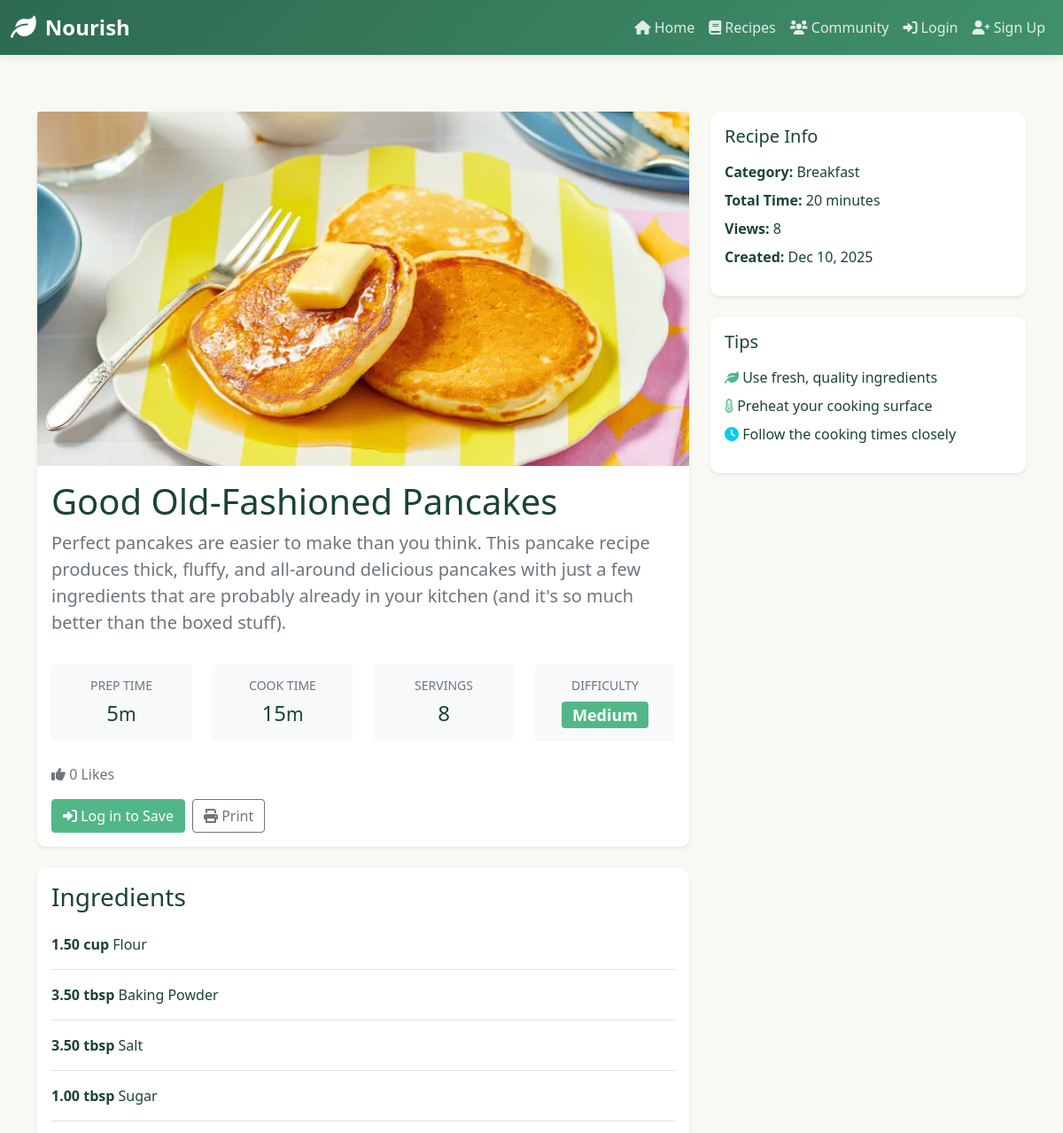
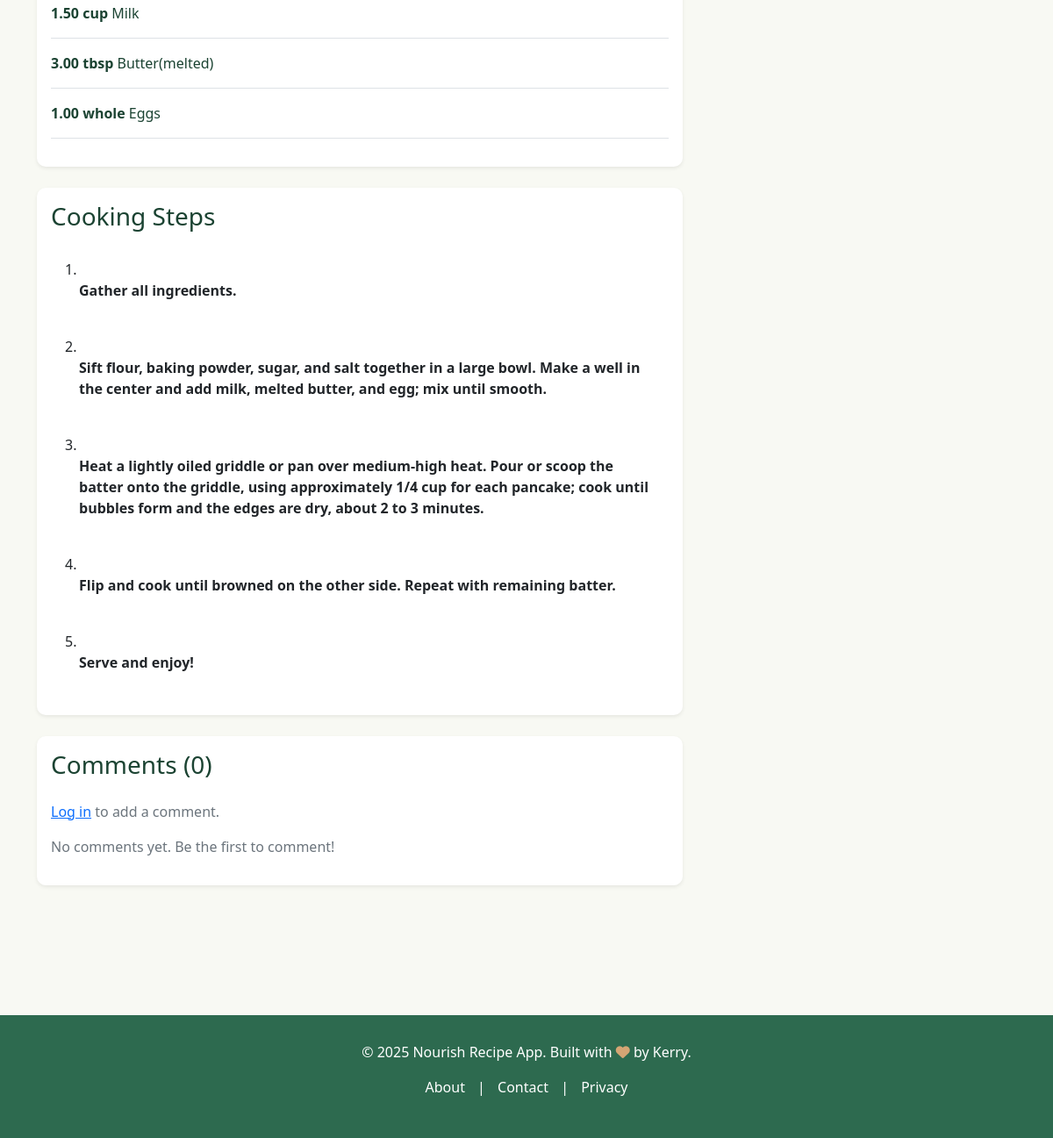
Screenshot of /recipe/6/ with the database file from the repository (2 pictures, top to bottom).
### ingredient/models.py (models this page shows, shortened)
class Recipe(models.Model):
  DIFFICULTY_CHOICES = [
      ('easy', 'Easy'),
      ('medium', 'Medium'),
      ('hard', 'Hard'),
  ]
  CATEGORY_CHOICES = [
      ('breakfast', 'Breakfast'),
      ('lunch', 'Lunch'),
      ('dinner', 'Dinner'),
      ('snack', 'Snack'),
      ('dessert', 'Dessert'),
      ('beverage', 'Beverage'),
      ('other', 'Other'),
  ]
  title = models.CharField(max_length=255)
  description = models.TextField(blank=True)
  prep_time = models.IntegerField(default=15, help_text="minutes")
  cook_time = models.IntegerField(default=30, help_text="minutes")
  servings = models.IntegerField(default=4)
  difficulty = models.CharField(max_length=50, choices=DIFFICULTY_CHOICES, default='medium')
  category = models.CharField(max_length=50, choices=CATEGORY_CHOICES, default='other')
  image = models.ImageField(upload_to='recipe_images/', blank=True, null=True)
  created_by = models.ForeignKey(User, on_delete=models.CASCADE, related_name='recipes', null=True, blank=True)
  created_at = models.DateTimeField(auto_now_add=True)
  updated_at = models.DateTimeField(auto_now=True)
  is_published = models.BooleanField(default=True)
  views_count = models.IntegerField(default=0)
  class Meta:
    ordering = ['-created_at']

class RecipeIngredient(models.Model):
  UNIT_CHOICES = [
      ('g', 'grams'),
      ('kg', 'kilograms'),
      ('ml', 'milliliters'),
      ('l', 'liters'),
      ('tbsp', 'tablespoons'),
      ('tsp', 'teaspoons'),
      ('cup', 'cups'),
      ('piece', 'pieces'),
      ('whole', 'whole'),
      ('pinch', 'pinches'),
      ('dash', 'dashes'),
  ]
  recipe = models.ForeignKey(Recipe, on_delete=models.CASCADE, related_name='ingredients')
  ingredient = models.ForeignKey(Ingredient, on_delete=models.PROTECT)
  amount = models.DecimalField(max_digits=8, decimal_places=2)
  unit = models.CharField(max_length=50, choices=UNIT_CHOICES)
  notes = models.CharField(max_length=255, blank=True)  # e.g., "chopped", "minced"
  class Meta:
    ordering = ['id']

class Ingredient(models.Model):
  CATEGORIES = [
      ('vegetable', 'Vegetables'),
      ('fruit', 'Fruits'),
      ('grain', 'Grains'),
      ('protein', 'Proteins'),
      ('dairy', 'Dairy'),
      ('spice', 'Spices'),
      ('oil', 'Oils & Condiments'),
      ('other', 'Other'),
  ]
  name = models.CharField(max_length=255, unique=True)
  category = models.CharField(max_length=50, choices=CATEGORIES, default='other')
  img_url = models.URLField(blank=True, null=True)
  created_at = models.DateTimeField(auto_now_add=True)
  class Meta:
    ordering = ['name']

class RecipeStep(models.Model):
  recipe = models.ForeignKey(Recipe, on_delete=models.CASCADE, related_name='steps')
  order = models.IntegerField()
  instruction = models.TextField()
  time_minutes = models.IntegerField(null=True, blank=True, help_text="Time for this step (optional)")
  class Meta:
    ordering = ['order']
    unique_together = ('recipe', 'order')

### ingredient/views.py (the view)
# urls.py: path('recipe/<int:recipe_id>/', ingredient_views.recipe_detail, name='recipe_detail'),
def recipe_detail(request, recipe_id):
  recipe = get_object_or_404(Recipe, id=recipe_id)
  recipe.views_count += 1
  recipe.save(update_fields=['views_count'])
  avg_rating = recipe.ratings.aggregate(Avg('score'))['score__avg'] or 0
  user_rating = None
  is_favorited = False
  is_liked = False
  if request.user.is_authenticated:
    user_rating = recipe.ratings.filter(user=request.user).first()
    is_favorited = Favorite.objects.filter(user=request.user, recipe=recipe).exists()
    is_liked = Like.objects.filter(user=request.user, recipe=recipe).exists()
  comments = recipe.comments.all()
  likes_count = recipe.likes.count()
  comment_form = CommentForm()
  context = {
    'recipe': recipe,
    'avg_rating': round(avg_rating, 1) if avg_rating else 0,
    'user_rating': user_rating,
    'is_favorited': is_favorited,
    'is_liked': is_liked,
    'reviews': recipe.reviews.all(),
    'comments': comments,
    'likes_count': likes_count,
    'comment_form': comment_form,
  }
  return render(request, 'recipe_detail.html', context)

### ingredient/templates/recipe_detail.html (shortened to what this page needs)
{% extends 'base.html' %}
{% load static %}
{% block content %}
<div class="row mb-4">
    <div class="col-lg-8">
        <div class="card mb-4 border-0 shadow-sm">
            {% if recipe.image %}
            {% if 'recipe_images/' in recipe.image.name %}
            <img src="{{ recipe.image.url }}" class="card-img-top" alt="{{ recipe.title }}"
                style="height: 400px; object-fit: cover;">
            {% else %}
            <img src="{% static 'images/' %}{{ recipe.image }}" class="card-img-top" alt="{{ recipe.title }}"
                style="height: 400px; object-fit: cover;">
            {% endif %}
            {% else %}
            <div class="card-img-top bg-light d-flex align-items-center justify-content-center" style="height: 400px;">
                <i class="fas fa-utensils fa-5x text-muted"></i>
            </div>
            {% endif %}
            <div class="card-body">
                <div class="d-flex justify-content-between align-items-start mb-3">
                    <div>
                        <h1 class="card-title mb-2">{{ recipe.title }}</h1>
                        {% if recipe.description %}
                        <p class="lead text-muted">{{ recipe.description }}</p>
                        {% endif %}
                    </div>
                </div>
                <div class="row mb-4">
                    <div class="col-md-3">
                        <div class="text-center p-3 bg-light rounded">
                            <h6 class="text-muted small mb-2">PREP TIME</h6>
                            <h4 class="mb-0">{{ recipe.prep_time }}<span class="small">m</span></h4>
                        </div>
                    </div>
                    <div class="col-md-3">
                        <div class="text-center p-3 bg-light rounded">
                            <h6 class="text-muted small mb-2">COOK TIME</h6>
                            <h4 class="mb-0">{{ recipe.cook_time }}<span class="small">m</span></h4>
                        </div>
                    </div>
                    <div class="col-md-3">
                        <div class="text-center p-3 bg-light rounded">
                            <h6 class="text-muted small mb-2">SERVINGS</h6>
                            <h4 class="mb-0">{{ recipe.servings }}</h4>
                        </div>
                    </div>
                    <div class="col-md-3">
                        <div class="text-center p-3 bg-light rounded">
                            <h6 class="text-muted small mb-2">DIFFICULTY</h6>
                            <h4 class="mb-0"><span class="badge bg-success">{{ recipe.difficulty|title }}</span></h4>
                        </div>
                    </div>
                </div>
                <div class="mb-3">
                    {% if user.is_authenticated %}
                    <button class="btn btn-lg" id="like-btn" onclick="toggleLike({{ recipe.id }})">
                        <i class="fas fa-thumbs-up{% if is_liked %} text-success{% endif %}" id="like-icon"></i>
                        <span id="likes-count">{{ likes_count }}</span> Like{{ likes_count|pluralize }}
                    </button>
                    {% else %}
                    <span class="text-muted">
                        <i class="fas fa-thumbs-up"></i> {{ likes_count }} Like{{ likes_count|pluralize }}
                    </span>
                    {% endif %}
                </div>
                <div class="d-flex gap-2 flex-wrap">
                    {% if user.is_authenticated %}
                    <a href="{% url 'add_to_shopping_list' recipe.id %}" class="btn btn-success">
                        <i class="fas fa-shopping-cart"></i> Add to Shopping List
                    </a>
                    <a href="{% url 'add_review' recipe.id %}" class="btn btn-primary">
                        <i class="fas fa-comment"></i> Write Review
                    </a>
                    <a href="{% url 'ingredient:ai' %}" class="btn btn-success">
                        <i class="fas fa-robot"></i> AI Assistant
                    </a>
                    {% if recipe.created_by == user %}
                    <a href="{% url 'edit_recipe' recipe.id %}" class="btn btn-warning">
                        <i class="fas fa-edit"></i> Edit Recipe
                    </a>
                    {% endif %}
                    {% else %}
                    <a href="{% url 'login' %}" class="btn btn-success">
                        <i class="fas fa-sign-in-alt"></i> Log in to Save
                    </a>
                    {% endif %}
                    <button class="btn btn-outline-secondary" onclick="window.print()">
                        <i class="fas fa-print"></i> Print
                    </button>
                </div>
            </div>
        </div>
        <div class="card mb-4 border-0 shadow-sm">
            <div class="card-body">
                <h3 class="card-title mb-4">Ingredients</h3>
                <ul class="list-unstyled">
                    {% for ingredient in recipe.ingredients.all %}
                    <li class="mb-3 pb-3 border-bottom">
                        <div class="d-flex justify-content-between">
                            <div>
                                <strong class="ingredient-amount" data-amount="{{ ingredient.amount }}"
                                    data-unit="{{ ingredient.unit }}">
                                    {{ ingredient.amount }} {{ ingredient.unit }}
                                </strong>
                                {{ ingredient.ingredient.name }}
                            </div>
                        </div>
                    </li>
                    {% empty %}
                    <li class="text-muted">No ingredients listed</li>
                    {% endfor %}
                </ul>
            </div>
        </div>
        <div class="card mb-4 border-0 shadow-sm">
            <div class="card-body">
                <h3 class="card-title mb-4">Cooking Steps</h3>
                <ol class="list-group list-group-numbered">
                    {% for step in recipe.steps.all %}
                    <li class="list-group-item border-0 mb-3 pb-3">
                        <div class="ms-3">
                            <strong>{{ step.instruction }}</strong>
                        </div>
                    </li>
                    {% empty %}
                    <li class="text-muted">No steps listed</li>
                    {% endfor %}
                </ol>
            </div>
        </div>
        <div class="card border-0 shadow-sm mb-4">
            <div class="card-body">
                <h3 class="card-title mb-4">Comments ({{ comments.count }})</h3>
                {% if user.is_authenticated %}
                <form method="post" action="{% url 'add_comment' recipe.id %}" class="mb-4">
                    {% csrf_token %}
                    {{ comment_form.text }}
                    <button type="submit" class="btn btn-success mt-2">
                        <i class="fas fa-comment"></i> Add Comment
                    </button>
                </form>
                {% else %}
                <p class="text-muted"><a href="{% url 'login' %}">Log in</a> to add a comment.</p>
                {% endif %}
                {% if comments %}
                <div class="comments-list">
                    {% for comment in comments %}
                    <div class="comment mb-3 pb-3 border-bottom">
                        <div class="d-flex justify-content-between">
                            <strong>{{ comment.user.get_full_name|default:comment.user.username }}</strong>
                            <small class="text-muted">{{ comment.created_at|timesince }} ago</small>
                        </div>
                        <p class="mb-0 mt-2">{{ comment.text }}</p>
                    </div>
                    {% endfor %}
                </div>
                {% else %}
                <p class="text-muted">No comments yet. Be the first to comment!</p>
                {% endif %}
            </div>
        </div>
    </div>
    <div class="col-lg-4">
        <div class="card border-0 shadow-sm mb-4 sticky-top" style="top: 20px;">
            <div class="card-body">
                <h5 class="card-title mb-3">Recipe Info</h5>
                <ul class="list-unstyled">
                    <li class="mb-2">
                        <strong>Category:</strong> {{ recipe.category|title }}
                    </li>
                    <li class="mb-2">
                        <strong>Total Time:</strong> {{ recipe.prep_time|add:recipe.cook_time }} minutes
                    </li>
                    <li class="mb-2">
                        <strong>Views:</strong> {{ recipe.views_count }}
                    </li>
                    <li class="mb-2">
                        <strong>Created:</strong> {{ recipe.created_at|date:"M d, Y" }}
                    </li>
                </ul>
            </div>
        </div>
        <div class="card border-0 shadow-sm">
            <div class="card-body">
                <h5 class="card-title mb-3">Tips</h5>
                <ul class="list-unstyled">
                    <li class="mb-2">
                        <i class="fas fa-leaf text-success"></i> Use fresh, quality ingredients
                    </li>
                    <li class="mb-2">
                        <i class="fas fa-thermometer-half text-warning"></i> Preheat your cooking surface
                    </li>
                    <li class="mb-2">
                        <i class="fas fa-clock text-info"></i> Follow the cooking times closely
                    </li>
                </ul>
            </div>
        </div>
    </div>
</div>
{% endblock %}

### ingredient/templates/base.html (style rules this page uses)
:root { --primary-green: #2d6a4f; --secondary-green: #40916c; --light-green: #52b788; --lighter-green: #74c69d; --lightest-green: #95d5b2; --cream: #f8f9f3; --dark: #1b4332; --success: #52b788; --warning: #74c69d; }
body { font-family: 'Segoe UI', Tahoma, Geneva, Verdana, sans-serif; background-color: var(--cream); color: var(--dark); }
.btn-success { background-color: var(--light-green); border-color: var(--light-green); }
.badge.bg-success { background-color: var(--light-green) !important; }
.card { border: none; box-shadow: 0 2px 8px rgba(0, 0, 0, 0.1); transition: transform 0.3s ease, box-shadow 0.3s ease; border-radius: 10px; }
.text-warning { color: var(--warning) !important; }
.text-success { color: var(--light-green) !important; }

### rows the page displays
Recipe: image (picture), title "Good Old-Fashioned Pancakes", description "Perfect pancakes are easier to make than you think. This pancake recipe produces thick, fluffy, and all-around delicious pancakes with just a few ingredients that are probably already in your kitchen (and it's so much better than the boxed stuff).", prep_time "5", cook_time "15", servings "8", difficulty "Medium", count "0", category "Breakfast", prep_time|add "20", views_count "8", created_at "Dec 10, 2025"
RecipeIngredient: amount "1.50", unit "cup", ingredient.name "Flour"
RecipeIngredient: amount "3.50", unit "tbsp", ingredient.name "Baking Powder"
RecipeIngredient: amount "3.50", unit "tbsp", ingredient.name "Salt"
RecipeIngredient: amount "1.00", unit "tbsp", ingredient.name "Sugar"
RecipeIngredient: amount "1.50", unit "cup", ingredient.name "Milk"
RecipeIngredient: amount "3.00", unit "tbsp", ingredient.name "Butter(melted)"
RecipeIngredient: amount "1.00", unit "whole", ingredient.name "Eggs"
RecipeStep: instruction "Gather all ingredients."
RecipeStep: instruction "Sift flour, baking powder, sugar, and salt together in a large bowl. Make a well in the center and add milk, melted butter, and egg; mix until smooth."
RecipeStep: instruction "Heat a lightly oiled griddle or pan over medium-high heat. Pour or scoop the batter onto the griddle, using approximately 1/4 cup for each pancake; cook until bubbles form and the edges are dry, about 2 to 3 minutes."
RecipeStep: instruction "Flip and cook until browned on the other side. Repeat with remaining batter."
RecipeStep: instruction "Serve and enjoy!"

### other values shown
{{ likes_count }} "0"
